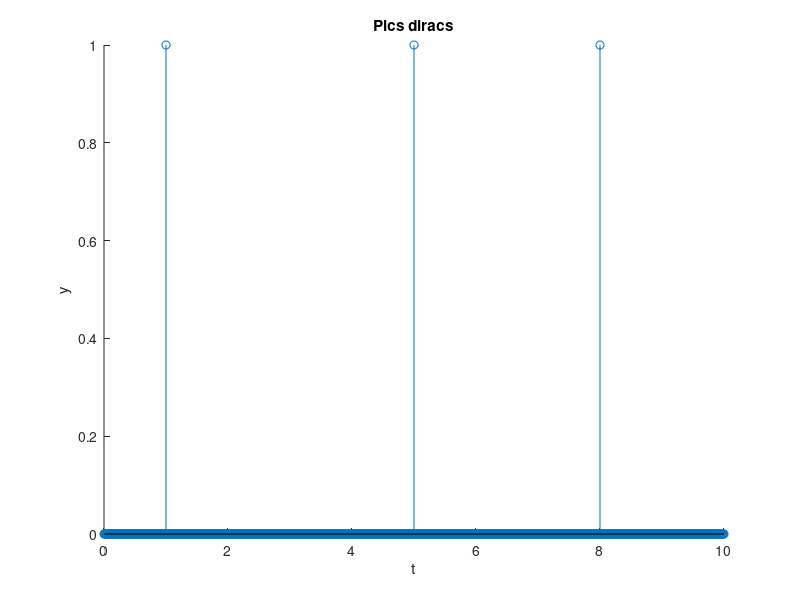

This chart was generated by the following MATLAB code:
close all;clear all;hold on ;

min =0;max =10; 
pas= 0.01;

t = (min:pas:max) ;
n = length (t);

s = zeros(1,n);

diracs = [1 5 8]; % Les positions des diracs
l =length(diracs);
%On cherche dans t les temps qui corresponds aux diracs

indice_diracs = find(t == diracs(1));
for i =2:l
    i;
    indice_diracs = [indice_diracs  find( t  == diracs(i))];

end

%on met nos pics
s(indice_diracs) = 1;

stem(t,s);
title('Pics diracs');
xlabel('t');
ylabel('y');
